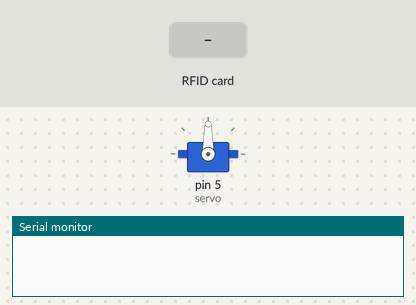
The sketch below on a simulated Arduino Uno, built with avr-gcc and run on an emulated ATmega328P. Parts: servo, the last lines printed to the serial monitor. Inputs (shaded band) come from the test bench.

Above: at 1.2 s.
1.3 s: RFID card 5E 7A 19 C4 held to the reader
At 1.7 s:
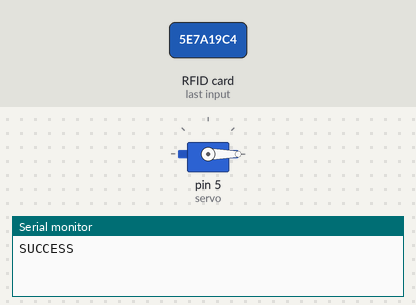
At 3.7 s:
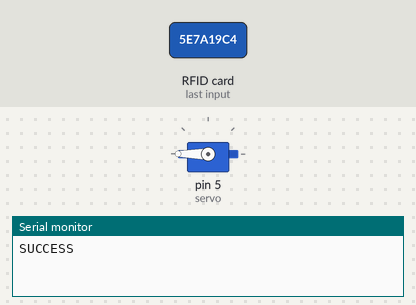
Timing chart, 0 to 5.2 s (numbered marks = the images above; inputs shaded):
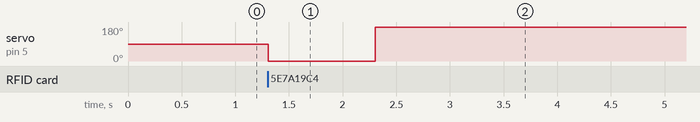

The sketch:

DoorUnlock.ino
```cpp
#include <Servo.h>
#include <PN532_HSU.h>
#include <PN532.h>
Servo servo;
PN532_HSU pn532hsu(Serial);
PN532 nfc(pn532hsu);
uint8_t MATCH[] = {69, 232, 180};
int tag;

void setup(void) {
  Serial.begin(115200);
  servo.attach(5);
  nfc.begin();
  nfc.SAMConfig();
}
void loop() {
  uint8_t success;
  uint8_t uid[] = { 0, 0, 0, 0, 0, 0, 0 };
  uint8_t uidLength;
  success = nfc.readPassiveTargetID(PN532_MIFARE_ISO14443A, uid, &uidLength);


  if (success) {
    Serial.println("SUCCESS");
    servo.write(0);
    delay(1000);
    servo.write(180);
  }
}
```

Measured:
- after the input at 1.3 s, servo on pin 5 (servo): 90° → 0° at once, → 180° 1.0 s later
